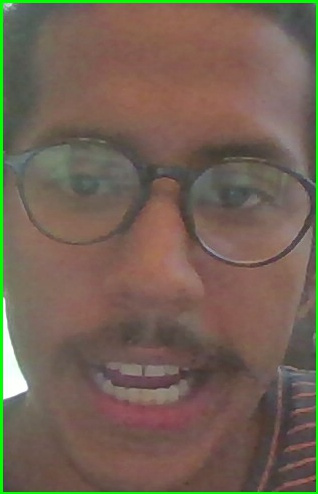
#> input picture Implementation/OpenFace/DetectFacesFromVideoImages/person0frame0.jpg, 318 x 494 px
$ python -i equalize_image.py   (imports and definitions only)
#> lines starting #> are read from the running program, lines starting #| are printed output that depends on the picture
#> further down, picture is the input picture: shape (494, 318, 3); mean B, G, R 84, 98.6, 114.6
import cv2

def RGB_hist_equalization(img):
    # Convert to YUV color space
    img_yuv = cv2.cvtColor(img, cv2.COLOR_BGR2YUV)
#> img_yuv: shape (494, 318, 3); mean of channels 0, 1, 2 101.8, 119.4, 139.3

    # equalize the histogram of the Y channel
    img_yuv[:,:,0] = cv2.equalizeHist(img_yuv[:,:,0])
#> img_yuv: shape (494, 318, 3); mean of channels 0, 1, 2 130, 119.4, 139.3

    # convert the YUV image back to RGB format
    eq_img = cv2.cvtColor(img_yuv, cv2.COLOR_YUV2BGR)
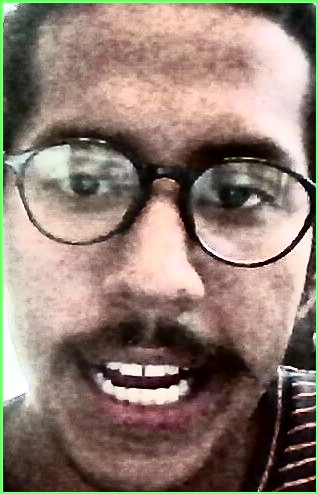
#> eq_img: shape (494, 318, 3); mean B, G, R 113, 124.6, 142.7

    return eq_img


>>> import cv2
>>> picture = cv2.imread('DetectFacesFromVideoImages/person0frame0.jpg')
>>> result = RGB_hist_equalization(picture)

$ run again, on Implementation/OpenFace/DetectFacesFromVideoImages/person0frame11.jpg
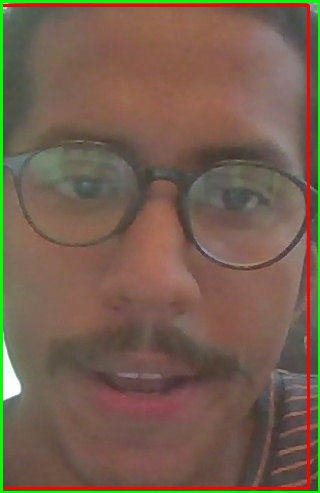
#> input picture Implementation/OpenFace/DetectFacesFromVideoImages/person0frame11.jpg, 320 x 493 px
#> picture is the input picture: shape (493, 320, 3); mean B, G, R 78.8, 95.4, 117.2
#> in RGB_hist_equalization, `eq_img = cv2.cvtColor(img_yuv, cv2.COLOR_YUV2BGR)`:
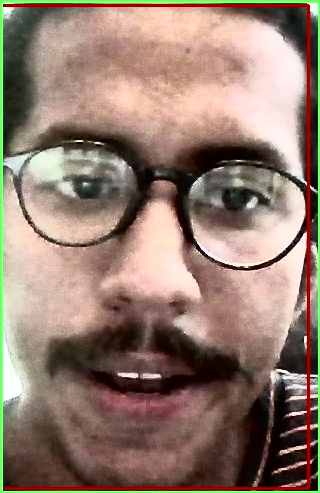
#> eq_img: shape (493, 320, 3); mean B, G, R 110.3, 123.7, 146.7

$ run again, on Implementation/OpenFace/DetectFacesFromVideoImages/person0frame13.jpg
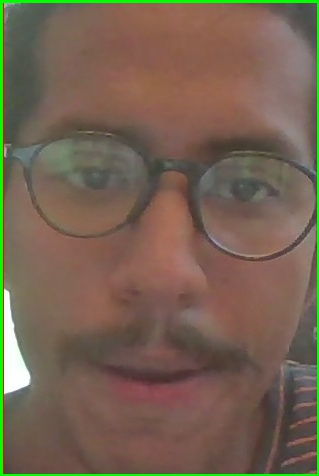
#> input picture Implementation/OpenFace/DetectFacesFromVideoImages/person0frame13.jpg, 319 x 476 px
#> picture is the input picture: shape (476, 319, 3); mean B, G, R 81.6, 98.6, 116.8
#> in RGB_hist_equalization, `eq_img = cv2.cvtColor(img_yuv, cv2.COLOR_YUV2BGR)`:
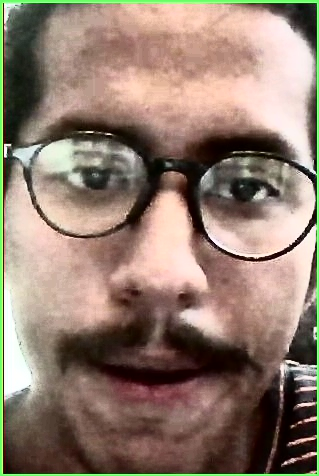
#> eq_img: shape (476, 319, 3); mean B, G, R 110.4, 124.4, 144.4
